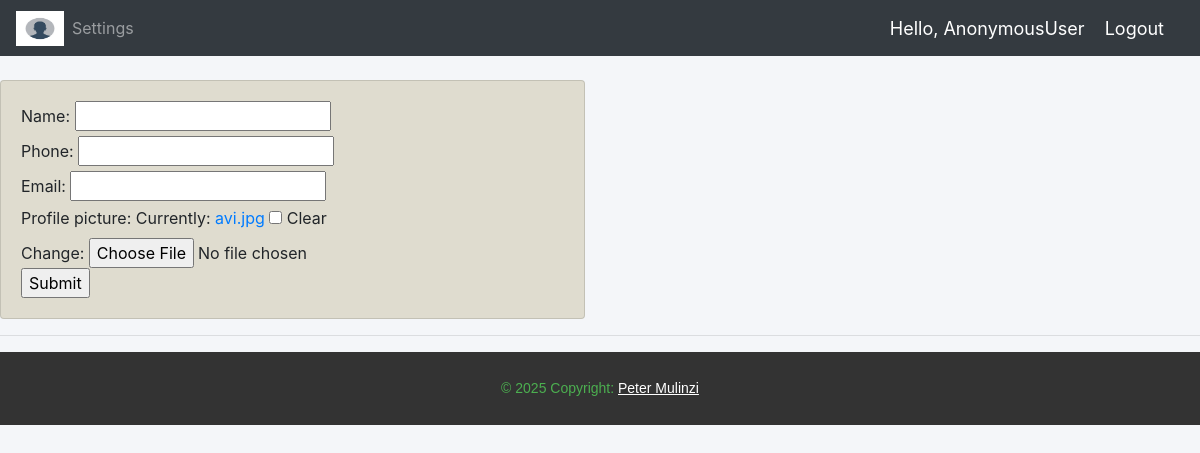
The app's page /updateCustomer/11/, older data.
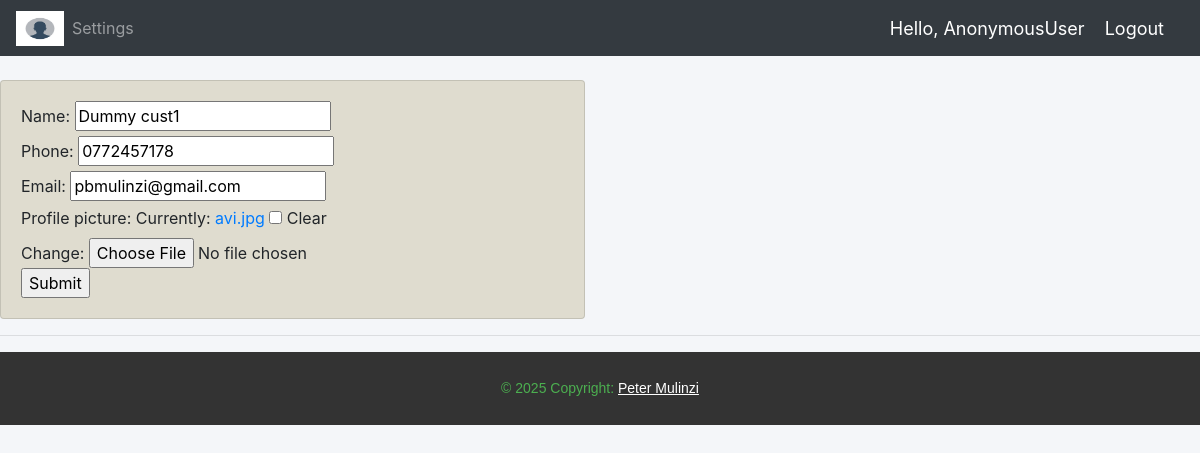
The same page, newer data.
### Jah_Accounts/models.py (models this page shows, shortened)
class Customer(models.Model):
    user = models.OneToOneField(User, null=True, blank=True, on_delete=models.CASCADE)
    name = models.CharField(max_length=200, null=True, blank=True)
    phone = models.CharField(max_length=200, null=True, blank=True)
    email = models.CharField(max_length=200, null=True, blank=True)
    profile_picture = models.ImageField(null=True, default='avi.jpg', blank=True)
    date_created = models.DateTimeField(auto_now_add=True, null=True, blank=True)

### Jah_Accounts/views.py (the view)
# urls.py: path('updateCustomer/<str:pk>/', views.updateCustomer, name='updateCustomer'),
def updateCustomer(request, pk):
    customer = Customer.objects.get(id=pk)
    form = CustomerForm(instance=customer)
    if request.method == 'POST':
        form = CustomerForm(request.POST, instance=customer)
        if form.is_valid():
            form.save()
            return redirect('/')
    context = {'form': form}
    return render(request, 'Jah_Accounts/updateCustomer.html', context)

### Jah_Accounts/forms.py
class CustomerForm(ModelForm):
    class Meta:
        model = Customer
        fields = '__all__'
        exclude = ['user']

### Jah_Accounts/templates/Jah_Accounts/updateCustomer.html (shortened to what this page needs)
{% extends 'Jah_Accounts/main.html' %}
{% load static %}
{% block content %}
<br>
<div class="row">
    <div class="col-md-6">
        <div class="card card-body" style="background-color: rgb(223, 220, 207);">
            <form action="" method="POST">
                {{form}}
                <input type="submit" name="Submit">
            </form>
        </div>
    </div>
</div>
{% endblock %}

Row changes from the older to the newer data that the page shows:
changed Customer: name (not shown) → "Dummy cust1"; phone (not shown) → "0772457178"; email (not shown) → "pbmulinzi@gmail.com"
